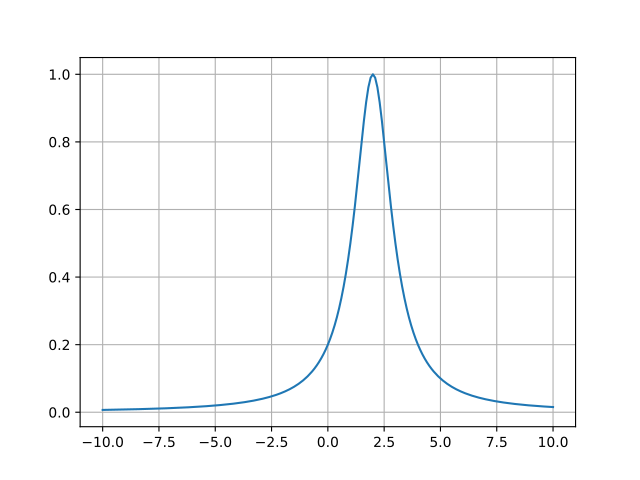

Here is the Python script that generated this plot:
import numpy as np
import matplotlib.pyplot as plt
from fitspy.models import lorentzian

x = np.linspace(-10, 10, 201)
y = lorentzian(x, ampli=1, fwhm=2, x0=2)
plt.figure()
plt.grid()
plt.plot(x, y)
